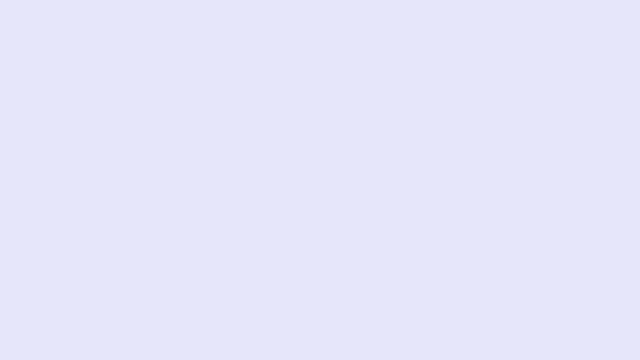
Frame 1 (no input)
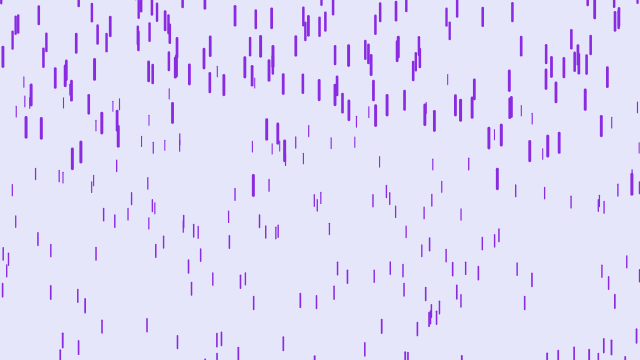
Frame 60 (no input)
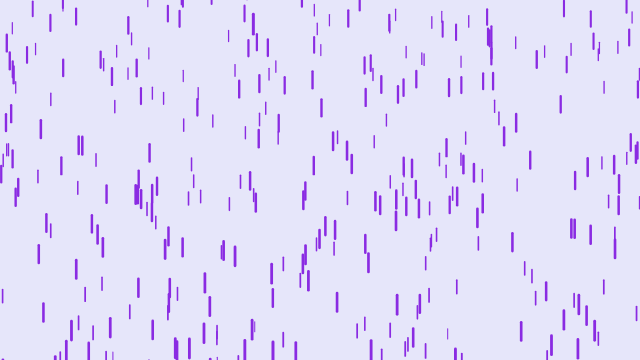
Frame 120 (the mouse pressed at the canvas centre since frame 60)

The p5.js sketch that drew these frames (run headless with seeded random() and noise() and a simulated clock; from frame 60 on, the mouse is pressed at the canvas centre):

// p5.js sketch
// ── sketch.js
let drops = []

let d

function setup() {
    createCanvas(640, 360)
    for (let i = 0; i < 500; i++) {
        drops[i] = new Drop()
    }
}

function draw() {
    background(230, 230, 250)

    for (let i = 0; i < drops.length; i++) {
        drops[i].fall()
        drops[i].show()
    }
}

// ── drop.js
class Drop {
    constructor() {
        this.x = random(width)
        this.y = random(-200, -100)
        this.z = random(0, 20)
        this.yspeed = map(this.z, 0, 20, 4, 10)
        this.length = map(this.z, 0, 20, 10, 20)
    }

    fall() {
        this.y = this.y + this.yspeed
        let grav = map(this.z, 0, 20, 0, 0.2)
        this.yspeed = this.yspeed + grav

        if (this.y > height) {
            this.y = random(-200, -100)
            this.yspeed = map(this.z, 0, 20, 4, 10)
        }
    }

    show() {
        let thick = map(this.z, 0, 20, 1, 3)
        strokeWeight(thick)
        stroke(138, 43, 226)
        line(this.x, this.y, this.x, this.y + this.length)
    }
}
